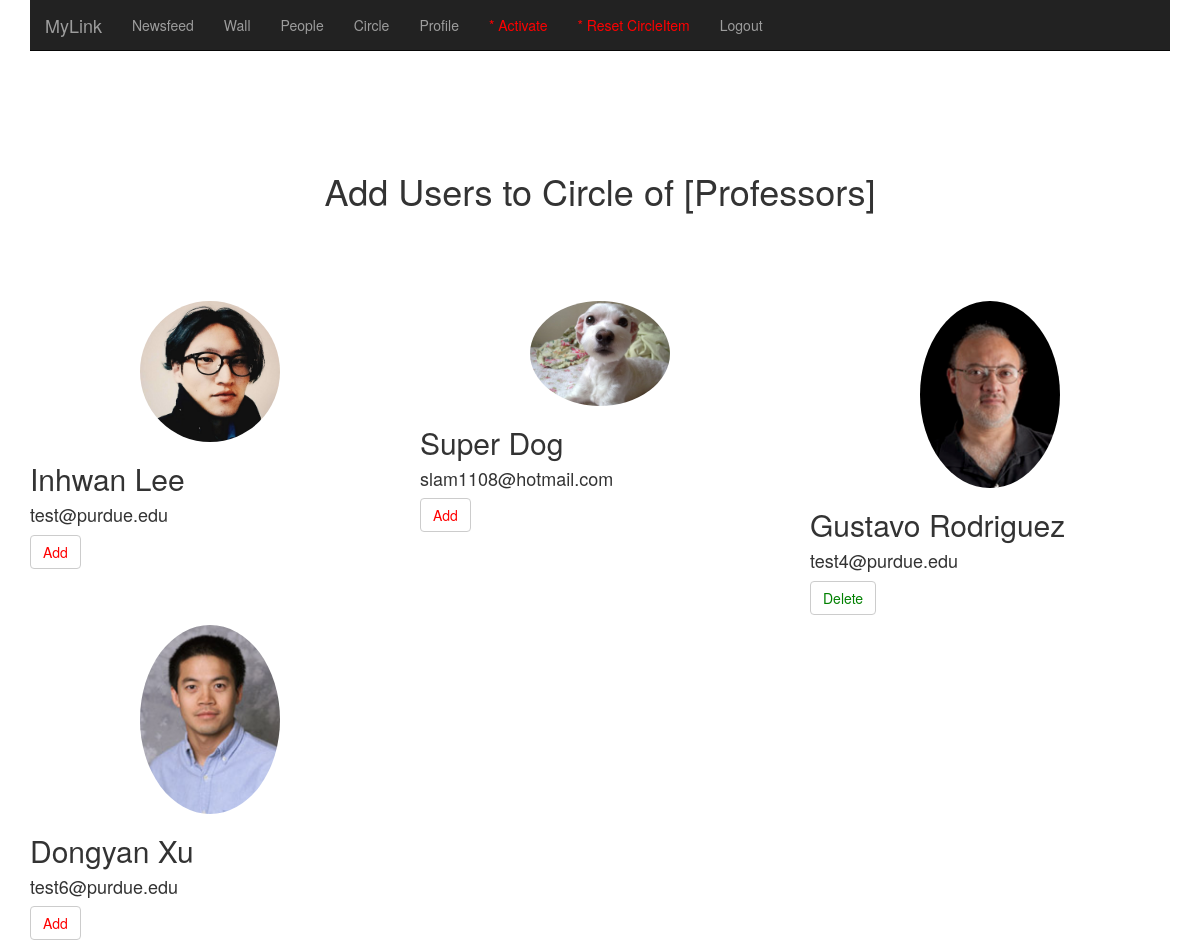
Page /circleUsers/2 (signed in) on the committed database.
### app/models.py (models this page shows, shortened)
class Circle(db.Model):
	cid = db.Column(db.Integer, primary_key=True)
	owns = db.Column(db.Integer, db.ForeignKey('user.uid'))
	name = db.Column(db.String(100))

class User(db.Model):
	uid = db.Column(db.Integer, primary_key=True)
	firstname = db.Column(db.String(100))
	lastname = db.Column(db.String(100))
	email = db.Column(db.String(120), unique=True)
	password = db.Column(db.String(54))
	pic = db.Column(db.String(100))
	activate = db.Column(db.Boolean)
	def __repr__(self):
		return '<User %r>' % (self.firstname)
	def is_authenticated(self):
		return True

### app/views.py (the view)
@app.route('/circleUsers', methods=['GET','POST'])
@app.route('/circleUsers/<cid>', methods=['GET','POST'])
@login_required
@csrf.exempt
def circleUsers(cid):
	outCircle = db.session.query(User,Friend,CircleItem).filter(Friend.uid==g.user.uid).\
			filter(Friend.fid==User.uid).filter(CircleItem.uid==Friend.fid).\
			filter(CircleItem.cid==cid).filter(CircleItem.added==False).all()
	inCircle = db.session.query(User,Friend,CircleItem).filter(Friend.uid==g.user.uid).\
			filter(Friend.fid==User.uid).filter(CircleItem.uid==Friend.fid).\
			filter(CircleItem.cid==cid).filter(CircleItem.added==True).all()
	circle = db.session.query(Circle).filter(Circle.cid==cid).first()
	users = db.session.query(User,Friend).filter(Friend.uid==g.user.uid).\
			filter(Friend.fid==User.uid).all()
	print inCircle
	return render_template('circleUsers.html', circle=circle, users=users, inCircle=inCircle, outCircle=outCircle, cid=cid)

### app/models.py (called while the page is built)
	def __repr__(self):
		return '<Friend %r>' % (self.id)

	def __repr__(self):
		return '<CircleItem %r>' % (self.iid)

### app/views.py (called while the page is built)
@login_manager.user_loader
def load_user(uid):
	return User.query.get(int(uid))

@app.before_request
def before_request():
	g.user = current_user

### app/templates/circleUsers.html
{% extends "base.html" %}
{% block content %}
	<div align="center" class="container marketing" style="padding-bottom:80px">
		<h1>Add Users to Circle of [{{ circle.name }}]</h1>
	</div>
	<div class="container marketing">
		<div class="row">
			{% for user in users %}
				<div class="col-lg-4">
					<div align="middle">
						<img class="img-circle" src="{{url_for('static', filename = user.User.pic)}}" alt="Generic placeholder image" width="140" height="140">
					</div>
					<h2>{{user.User.firstname}} {{user.User.lastname}}</h2>
					<h4>{{user.User.email}}</h4>
					{% for ic in inCircle %}
						{% if user.User.uid == ic.Friend.fid %}
							<p><a class="btn btn-default" href="{{url_for('deleteCircleItem',cid=cid, uid=user.User.uid)}}" role="button" style="color:green">Delete</a></p>
						{% endif %}
					{% endfor %}
					{% for oc in outCircle %}
						{% if user.User.uid == oc.Friend.fid %}
							<p><a class="btn btn-default" href="{{ url_for('addCircleItem', cid=cid, uid=user.User.uid)}}" role="button" style="color:Red">Add</a></p>
						{% endif %}
					{% endfor %}
				</div>
			{% endfor %}
		<div class="row">
	</div>
{% endblock %}

### rows in the picture
Circle: name "Professors"
User: pic (picture), User.firstname "Inhwan", User.lastname "Lee", User.email "test@purdue.edu"
User: pic (picture), User.firstname "Super", User.lastname "Dog", User.email "slam1108@hotmail.com"
User: pic (picture), User.firstname "Gustavo", User.lastname "Rodriguez", User.email "test4@purdue.edu"
User: pic (picture), User.firstname "Dongyan", User.lastname "Xu", User.email "test6@purdue.edu"
